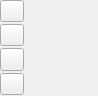
                         <widget class="QWidget" name="tasksAdditionalListScrollAreaWidgetContents">
                          <property name="geometry">
                           <rect>
                            <x>0</x>
                            <y>0</y>
                            <width>98</width>
                            <height>96</height>
                           </rect>
                          </property>
                          <layout class="QVBoxLayout" name="verticalLayout_20">
                           <property name="spacing">
                            <number>2</number>
                           </property>
                           <property name="margin">
                            <number>0</number>
                           </property>
                           <item>
                            <widget class="QToolButton" name="tasksAdditionalListAddButton">
                             <property name="minimumSize">
                              <size>
                               <width>0</width>
                               <height>22</height>
                              </size>
                             </property>
                             <property name="baseSize">
                              <size>
                               <width>30</width>
                               <height>30</height>
                              </size>
                             </property>
                             <property name="toolTip">
                              <string>Add new script</string>
                             </property>
                             <property name="text">
                              <string/>
                             </property>
                             <property name="icon">
                              <iconset resource="../../carbon/imageresources.qrc">
                               <normaloff>:/add</normaloff>:/add</iconset>
                             </property>
                             <property name="popupMode">
                              <enum>QToolButton::DelayedPopup</enum>
                             </property>
                             <property name="arrowType">
                              <enum>Qt::NoArrow</enum>
                             </property>
                            </widget>
                           </item>
                           <item>
                            <widget class="QToolButton" name="tasksAdditionalListRemoveButton">
                             <property name="minimumSize">
                              <size>
                               <width>0</width>
                               <height>22</height>
                              </size>
                             </property>
                             <property name="toolTip">
                              <string>Remove current script</string>
                             </property>
                             <property name="text">
                              <string/>
                             </property>
                             <property name="icon">
                              <iconset resource="../../carbon/imageresources.qrc">
                               <normaloff>:/subtract</normaloff>:/subtract</iconset>
                             </property>
                            </widget>
                           </item>
                           <item>
                            <widget class="QToolButton" name="tasksAdditionalListUpButton">
                             <property name="minimumSize">
                              <size>
                               <width>0</width>
                               <height>22</height>
                              </size>
                             </property>
                             <property name="toolTip">
                              <string>Move current script up</string>
                             </property>
                             <property name="text">
                              <string/>
                             </property>
                             <property name="icon">
                              <iconset resource="../../carbon/imageresources.qrc">
                               <normaloff>:/arrow_up</normaloff>:/arrow_up</iconset>
                             </property>
                            </widget>
                           </item>
                           <item>
                            <widget class="QToolButton" name="tasksAdditionalListDownButton">
                             <property name="minimumSize">
                              <size>
                               <width>0</width>
                               <height>22</height>
                              </size>
                             </property>
                             <property name="toolTip">
                              <string>Move current script down</string>
                             </property>
                             <property name="text">
                              <string/>
                             </property>
                             <property name="icon">
                              <iconset resource="../../carbon/imageresources.qrc">
                               <normaloff>:/arrow_down</normaloff>:/arrow_down</iconset>
                             </property>
                            </widget>
                           </item>
                           <item>
                            <spacer name="tasksAdditionalListButtonSpacer">
                             <property name="orientation">
                              <enum>Qt::Vertical</enum>
                             </property>
                             <property name="sizeType">
                              <enum>QSizePolicy::Expanding</enum>
                             </property>
                             <property name="sizeHint" stdset="0">
                              <size>
                               <width>20</width>
                               <height>2</height>
                              </size>
                             </property>
                            </spacer>
                           </item>
                          </layout>
                         </widget>
